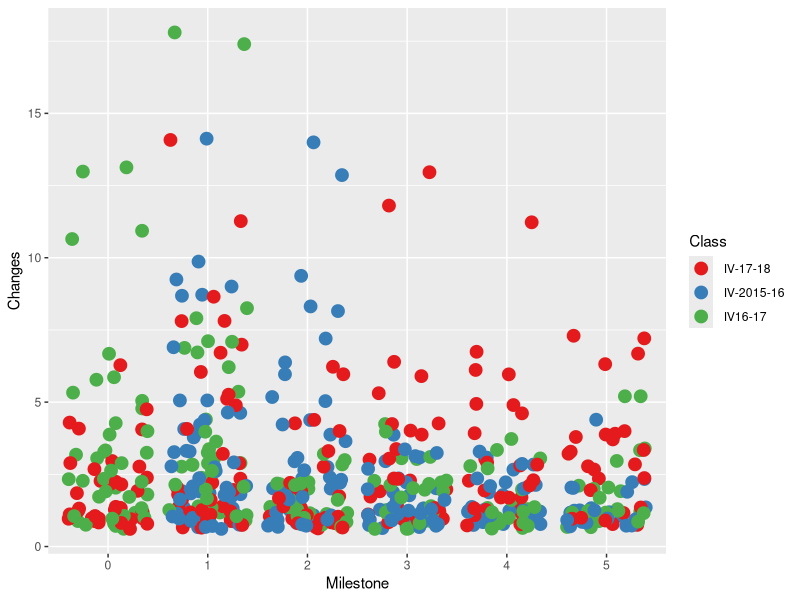
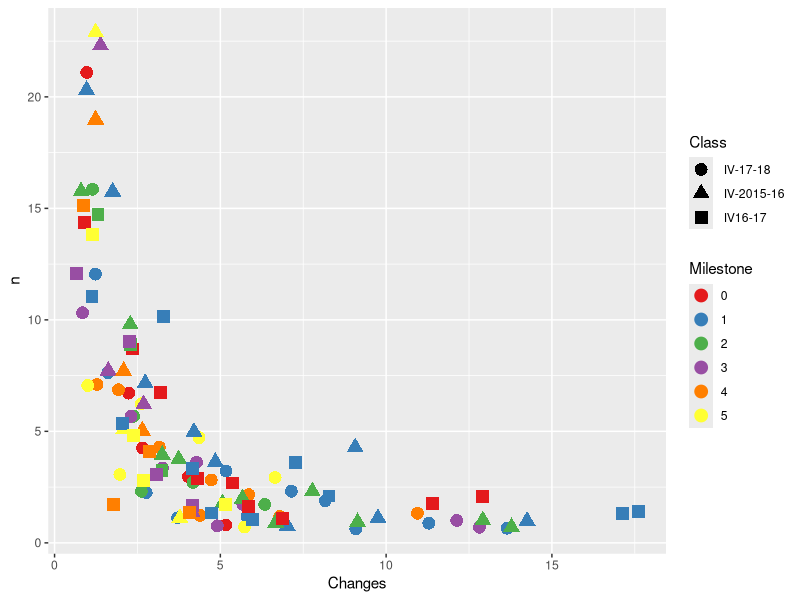
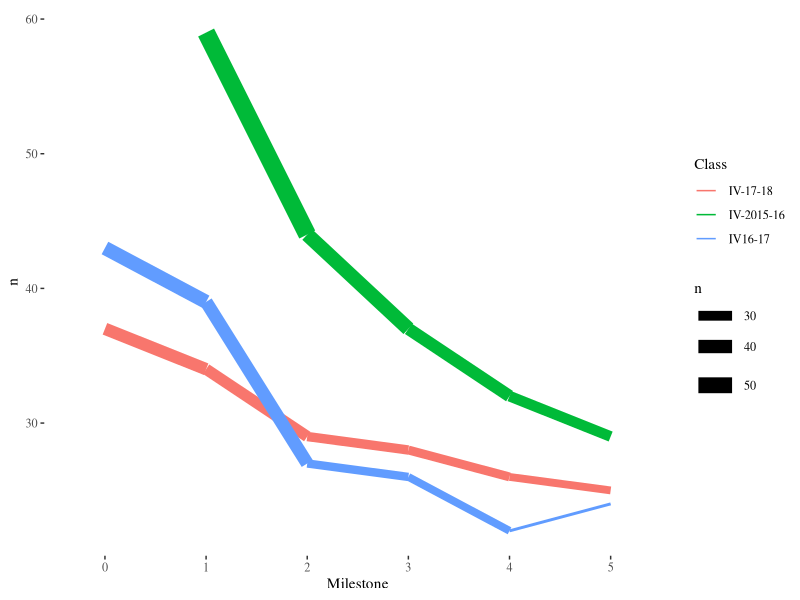

Recreate these plots in R, in order.
library("ggplot2")
library("ggthemes")
library("dplyr")
users <- read.csv("user-stats.csv")
users$Milestone <- as.character(users$Milestone)
ggplot(users,aes(x=Milestone,y=Changes,group=Class,color=Class))+geom_point(position='jitter',size=4) + scale_color_brewer(palette="Set1")
user.stats <- users %>% group_by(Class, Milestone, Changes) %>% tally()
ggplot(user.stats,aes(x=Changes,y=n,color=Milestone,shape=Class))+geom_point(position='jitter',size=4) + scale_color_brewer(palette="Set1") 

user.milestone <- users %>% group_by(Class, Milestone) %>% tally()
ggplot(user.milestone,aes(x=Milestone,y=n,group=Class,color=Class,size=n))+geom_line()+theme_tufte()
